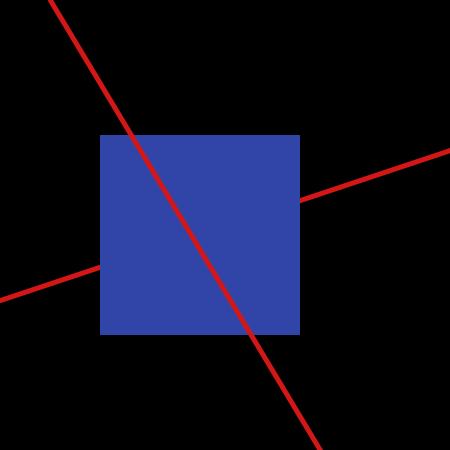
Frame 1 (no input)
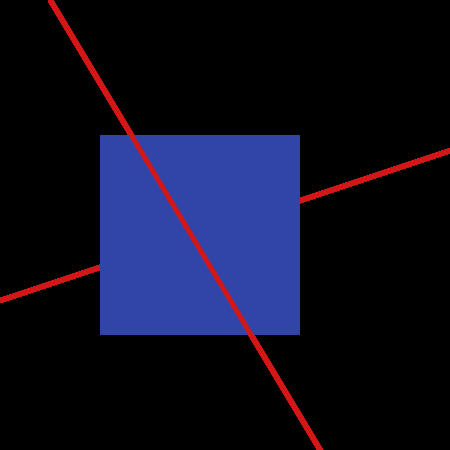
Frame 60 (the mouse pressed at the canvas centre just before this capture)
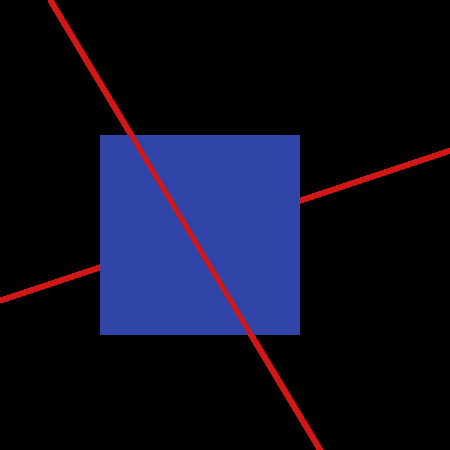
Frame 120 (the mouse held since frame 60 and released just before this capture)

The Processing sketch that drew these frames (run headless with seeded random() and noise(); from frame 60 on, the mouse is pressed at the canvas centre):

// Processing sketch: processing_59177
// ── processing_59177.pde

void setup(){
  size(450,450);
  background(0);
  smooth();
}
 
void draw(){
  strokeWeight(5);
  stroke(211,23,23);
  line(0,300,600,100);

  
  fill(49,68,167);
  noStroke();
  rect(100,135,200,200);
  
  strokeWeight(5);
  stroke(211,23,23);
  line(50,0,350,500);

}
